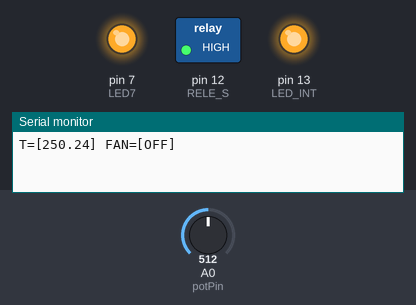
The sketch below on a simulated Arduino Nano, built with avr-gcc and run on an emulated ATmega328P. Shown: switched loads named in the sketch (green lamp = pin HIGH), output pins drawn as LEDs (lit = HIGH), the last lines printed to the serial monitor. Dashed ring = blinking. The test bench sets the inputs (shaded band); at power-on: A0 (potPin) = 512.

Above: at 1.3 s.
1.4 s: A0 (potPin) set to 70
4.5 s: A0 (potPin) set to 60
At 6.4 s:
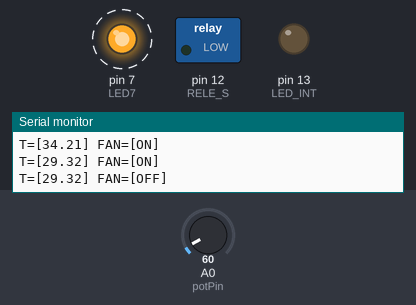
8.6 s: A0 (potPin) set to 122
At 9.9 s:
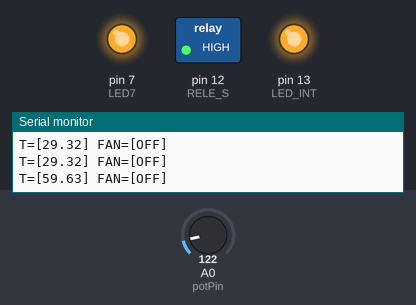
10.5 s: A0 (potPin) set to 0
At 11.4 s:
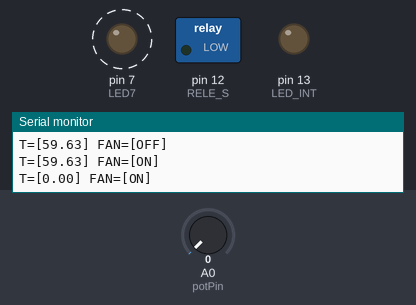
Timing chart, 0 to 15.6 s (numbered marks = the images above; inputs shaded):
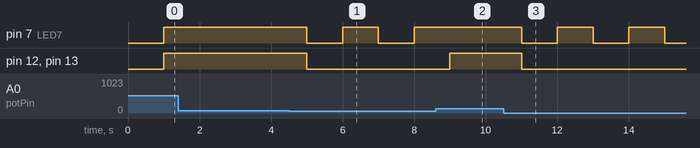

The sketch:

temp_lm35_rele_ventolinav2.ino
```cpp
/* Conf:
 *  Arduino Nano
 *  ATmega328P (Old Bootloader)
 *  9600 baud
 */

#define potPin  A0  //Analog IN Temperatura
#define RELE_S  12  //Rele pin S
#define LED7    7   //Led Esterno
#define LED_INT 13  //Led Interno

#define TEMP_HI   35  //Temperatura MAX
#define TEMP_LOW  32  //Temperatura MIN


bool isHot = false;
const long interval = 1000;
unsigned long previousMillis = 0;

void fanOFF();
void fanOn();
bool isFanOn();

void setup(){
  Serial.begin(9600);
  delay(100);

  pinMode(RELE_S, OUTPUT);
  pinMode(LED_INT, OUTPUT);
  pinMode(LED7, OUTPUT);
}

void fanOFF(){
  digitalWrite(LED7, !digitalRead(LED7));
  digitalWrite(RELE_S, LOW);
  digitalWrite(LED_INT, LOW);
}

void fanOn(){
    digitalWrite(LED7, HIGH);
    digitalWrite(RELE_S, HIGH);
    digitalWrite(LED_INT, HIGH);
}

bool isFanOn(){
  return digitalRead(RELE_S);
}

void loop (){
  unsigned long currentMillis = millis();

  if (currentMillis - previousMillis >= interval) {
    previousMillis = currentMillis;

    //Leggo il valore dal sensore di t.
    int aRead = analogRead(potPin);

    //Conversione
    float tempC = aRead * 0.48875;

    Serial.print("T=[");
    Serial.print(tempC);
    Serial.print("]");
    if(isFanOn()){
      Serial.print(" FAN=[ON]");
    }else{
      Serial.print(" FAN=[OFF]");
    }

    //Controllo Rele'
    if(tempC >= TEMP_HI){
      isHot = true;
      //Accende tutto
      fanOn();
    }else if((tempC > TEMP_LOW) && (tempC < TEMP_HI)) {
      //Siamo nella temperatura intermedia, continuiamo a fare quello che facevamo
      if(isHot){
        //eravamo in fase di raffreddamento, continuiamo
        fanOn();
      }else{
        //eravamo in fase spenta, continuiamo
        //Fa lampeggiare il led per controllare
        fanOFF();
      }
    }else if(tempC <= TEMP_LOW) {
      isHot = false;
      //Fa lampeggiare il led per controllare
      fanOFF();
    }

    Serial.println("");
  }

}
```

Measured:
- the behaviour switches between 66 and 65 on A0 (potPin) (found by bisection; images 0 and 1)
- after the input at 4.5 s, pin 7 (LED7): alternates HIGH for 1.0 s and LOW for 1.0 s, starting after 0.50 s; pin 12 (RELE_S), pin 13 (LED_INT): HIGH → LOW after 0.50 s
- after the input at 8.6 s, pin 7 (LED7): stays HIGH (without the input it goes to LOW after 0.40 s); pin 12 (RELE_S), pin 13 (LED_INT): LOW → HIGH after 0.40 s
- after the input at 10.5 s, pin 7 (LED7): alternates HIGH for 1.0 s and LOW for 1.0 s, starting after 0.50 s; pin 12 (RELE_S), pin 13 (LED_INT): HIGH → LOW after 0.50 s
